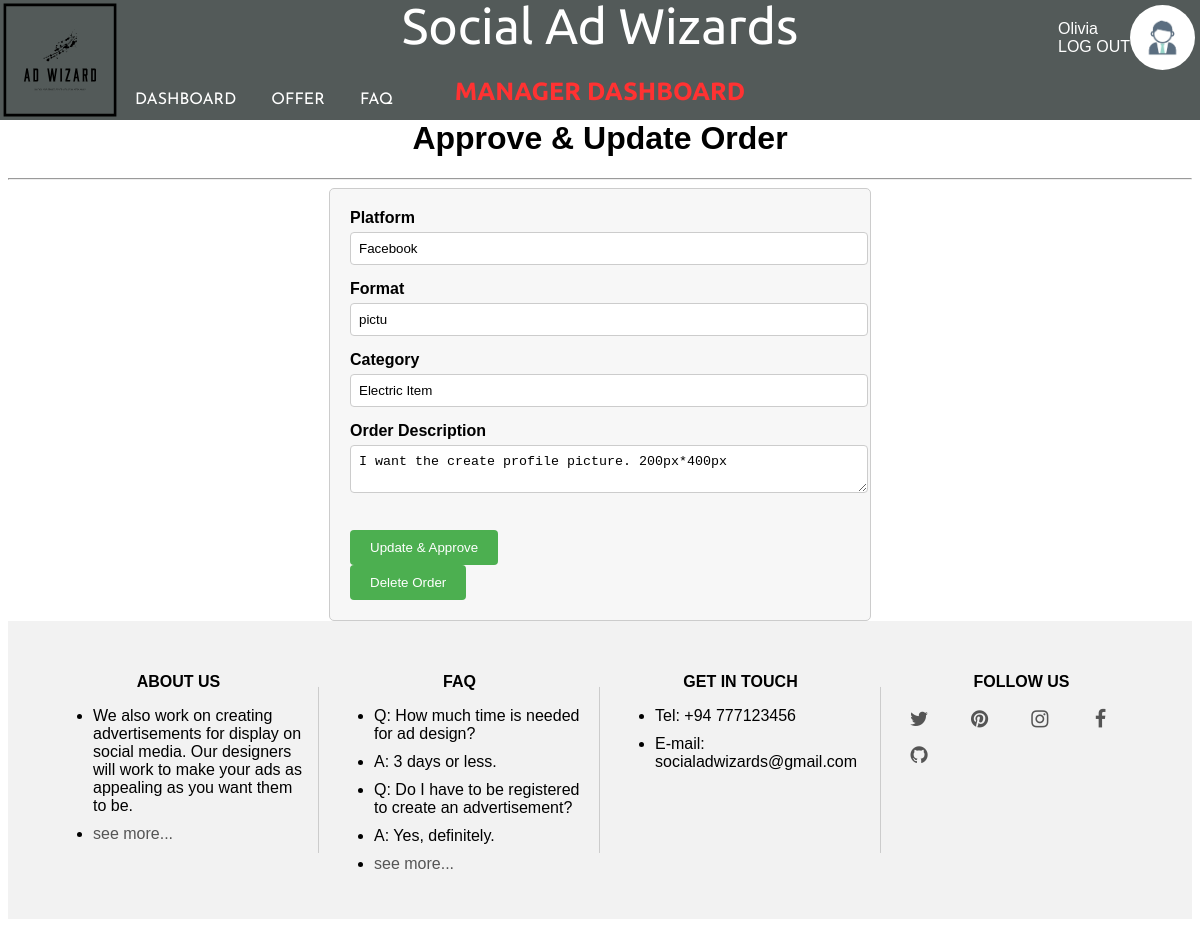
/src/views/manager/edit-order.php?order_id=67 (signed in), run on the app's committed database.
### tables this page shows
CREATE TABLE `order_info` (
  `order_id` int(11) NOT NULL,
  `s_user_id` int(11) NOT NULL,
  `order_date` date NOT NULL DEFAULT current_timestamp(),
  `order_status` varchar(10) NOT NULL DEFAULT 'Pending',
  `ad_platform` varchar(10) NOT NULL,
  `order_desc` varchar(2000) NOT NULL,
  `category` varchar(30) DEFAULT NULL,
  `ad_format` varchar(5) NOT NULL,
  `documents` varchar(500) DEFAULT NULL,
  `offer_id` int(11) DEFAULT NULL,
  `order_value` float NOT NULL,
  `released_link` varchar(500) DEFAULT NULL,
  `released_date` date DEFAULT current_timestamp()
);

### src/views/manager/edit-order.php (the view, shortened to what this page needs)
<!DOCTYPE html>
<html lang="en">
<head>
    <link rel="stylesheet" type="text/css" href="./src/css/edit-order.css">
</head>
<body>
    <?php include_once '../../components/header.php'; ?>
    <?php
    include '../../config/database/connection.php';
    if (isset($_GET['order_id'])) {
        $order_id = $_GET['order_id'];
        $query = "SELECT * FROM order_info WHERE order_id = ?";
        $stmt = mysqli_prepare($conn, $query);
        mysqli_stmt_bind_param($stmt, "i", $order_id);
        mysqli_stmt_execute($stmt);
        $result = mysqli_stmt_get_result($stmt);
        if (mysqli_num_rows($result) > 0) {
            $row = mysqli_fetch_assoc($result);
            $s_user_id = $_SESSION['s_user_id'];
            $order_date = $row['order_date'];
            $order_status = $row['order_status'];
            $ad_platform = $row['ad_platform'];
            $order_desc = $row['order_desc'];
            $category = $row['category'];
            $ad_format = $row['ad_format'];
            echo '
        <center><h1>Approve & Update Order</h1></center>
        <hr>
        <div class="order-container">
            <form action="./src/config/database/update/update-order.php" method="POST">
                <input type="hidden" name="s_user_id" value="' . $s_user_id . '">
                <input type="hidden" name="order_id" value="' . $order_id . '">
                <input type="hidden" name="order_date" value="' . $order_date . '">
                <input type="hidden" name="order_status" value="' . $order_status . '">
                <div class="row">
                    <label for="ad_platform">Platform</label>
                    <input type="text" name="ad_platform" value="' . $ad_platform . '">
                </div>
                <div class="row">
                    <label for="ad_format">Format</label>
                    <input type="text" name="ad_format" value="' . $ad_format . '">
                </div>
                <div class="row">
                    <label for="category">Category</label>
                    <input type="text" name="category" value="' . $category . '">
                </div>
                <div class="row">
                    <label for="order_desc">Order Description</label>
                    <textarea name="order_desc">' . $order_desc . '</textarea>
                </div>
                <br>
                <button type="submit">Update & Approve</button>
            </form>
            <form action="./src/config/database/delete/delete-order.php?order_id=' . $row['order_id'] . '" method="POST">
                <input type="hidden" name="order_id" value="' . $order_id . '">
                <button type="submit" class="delete-btn">Delete Order</button>
            </form>
        </div>
        ';
        } else {
            echo 'Order not found.';
        }
    } else {
        echo 'Invalid request.';
    }
    ?>
    <?php include_once '../../components/footer.php'; ?>
</body>
</html>

### src/css/edit-order.css (style rules this page uses)
body { margin-top: 120px; }
.order-container { max-width: 500px; margin: 0 auto; padding: 20px; background-color: #f7f7f7; border: 1px solid #ccc; border-radius: 5px; }
.order-container .row { margin-bottom: 15px; }
.order-container label { display: block; font-weight: bold; margin-bottom: 5px; }
.order-container input[type="text"], .order-container textarea { width: 100%; padding: 8px; border: 1px solid #ccc; border-radius: 4px; }
.order-container button[type="submit"] { background-color: #4CAF50; color: white; padding: 10px 20px; border: none; border-radius: 4px; cursor: pointer; }
.delete-btn { background-color: #ff0000; color: white; padding: 10px 20px; border: none; border-radius: 4px; cursor: pointer; }

### src/css/sign-in.css (style rules this page uses)
body { font-family: Arial, sans-serif; }

### data on the page
order_info: ad_platform "Facebook", ad_format "pictu", category "Electric Item", order_desc "I want the create profile picture. 200px*400px"

### other printed values
$userName "Olivia"
